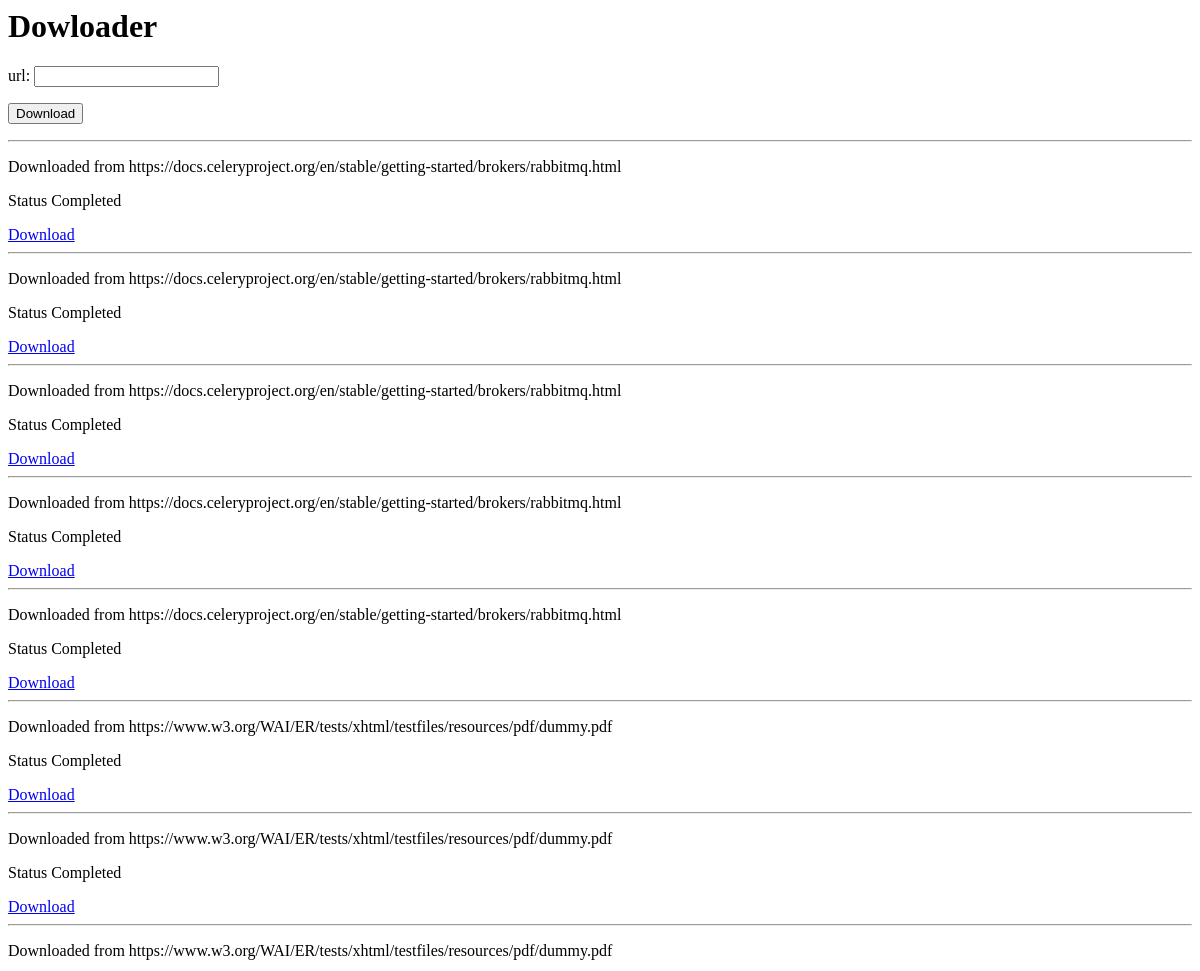
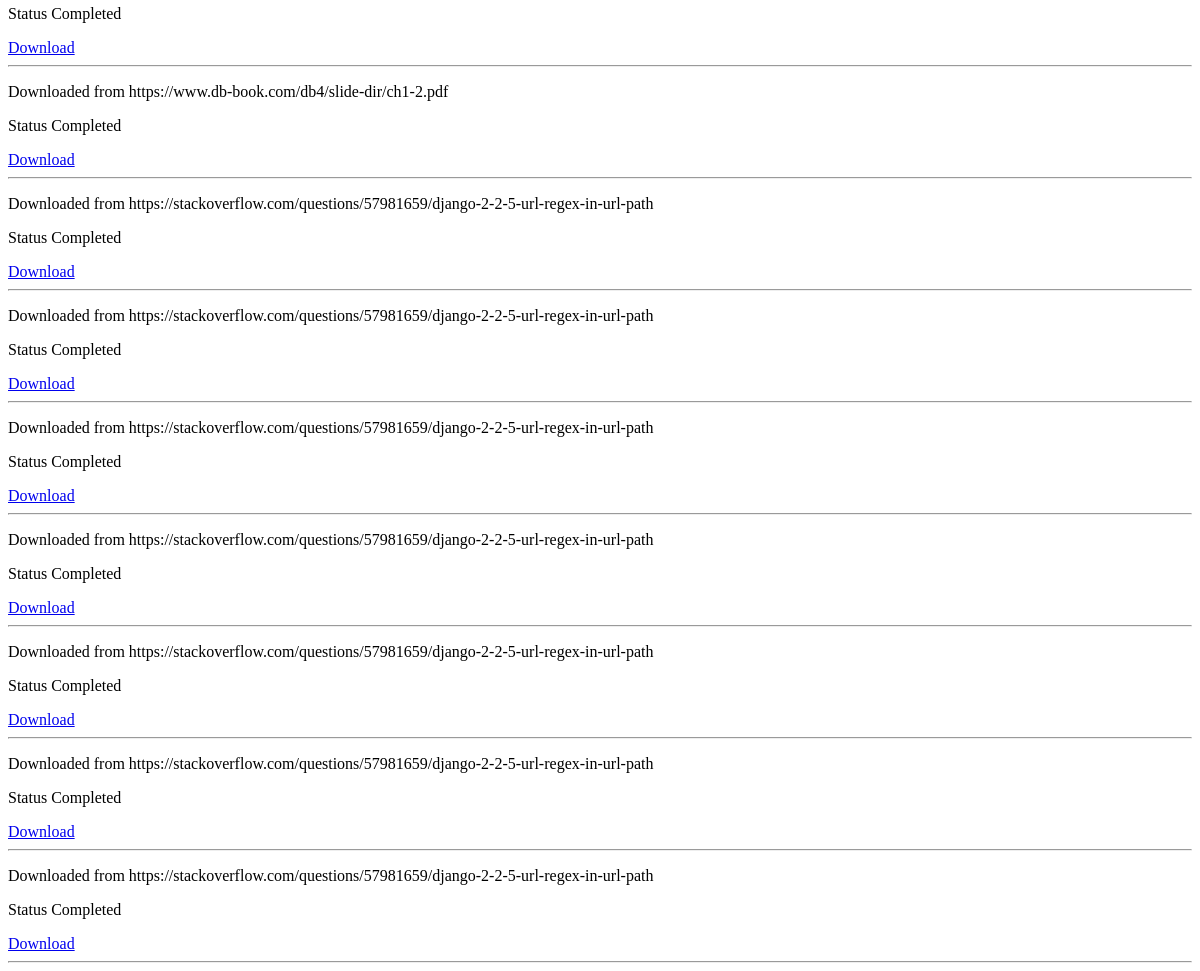
Before: / with the older database file (2 pictures, top to bottom).
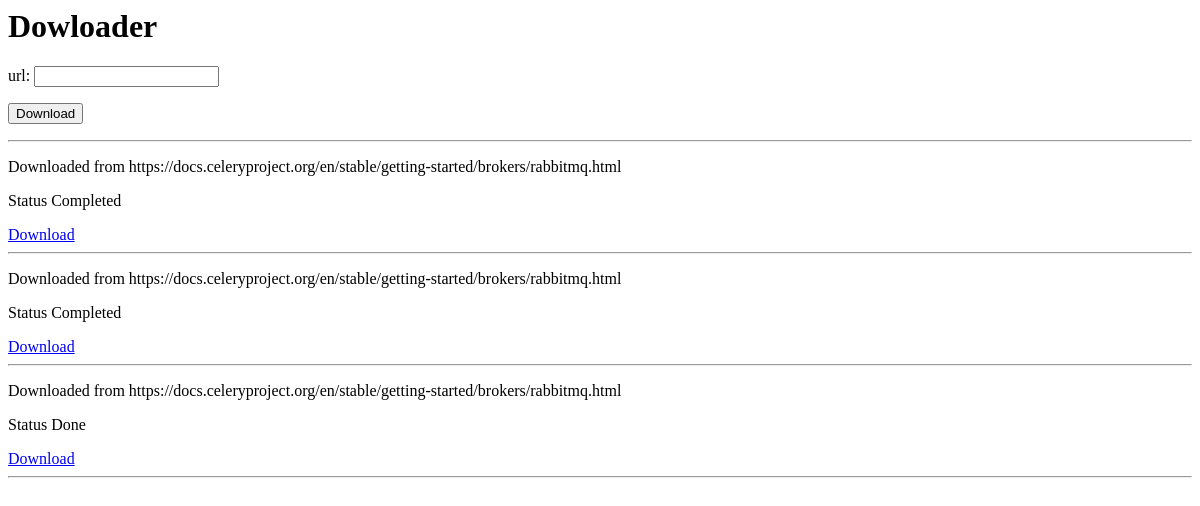
After: the same page with the newer database file.
### downloader/models.py (models this page shows)
class Attachment(models.Model):
    FAILED = 0
    PENDING = 1
    DONE = 2
    STATUS_CHOICES = (
        (FAILED, 'Failed'),
        (PENDING, 'Pending'),
        (DONE, 'Done'),
    )
    file = models.FileField(verbose_name="file")
    url = models.SlugField(max_length=1024)
    status = models.SmallIntegerField(choices=STATUS_CHOICES, default=PENDING)

### downloader/views.py (the view)
# urls.py: url('', views.home, name='home'),
@csrf_exempt
def home(request):
    if request.method == 'POST':
        form = DownloadForm(request.POST)
        if form.is_valid():
            form.save()
    form = DownloadForm()
    attachments = Attachment.objects.all()
    return render(request, 'downloader/home.html', {'form': form, 'attachments': attachments},)

### downloader/forms.py (shortened to what this page needs)
class DownloadForm(forms.ModelForm):
    url = forms.CharField(label=' url', max_length=100)
    class Meta:
        model = Attachment
        fields = "url",

### downloader/templates/downloader/home.html
<h1>Dowloader</h1>
<form action={% url "home" %} method="post">
    {{ form.as_p }}
    <button type="submit" value="continue">Download</button>
</form>
{% for attachment in attachments%}
<hr>
    <p>Downloaded from {{ attachment.url }}</p>
    <p>Status  {{ attachment.get_status_display }}</p>
    <a href="/export/{{attachment.id}}/">Download</a>
{% endfor %}
<hr>

Changed rows visible on the page:
removed Attachment: url "https://docs.celeryproject.org/en/stable/getting-started/brokers/rabbitmq.html", status "Completed"
removed Attachment: url "https://docs.celeryproject.org/en/stable/getting-started/brokers/rabbitmq.html", status "Completed"
removed Attachment: url "https://docs.celeryproject.org/en/stable/getting-started/brokers/rabbitmq.html", status "Completed"
removed Attachment: url "https://www.w3.org/WAI/ER/tests/xhtml/testfiles/resources/pdf/dummy.pdf", status "Completed"
removed Attachment: url "https://www.w3.org/WAI/ER/tests/xhtml/testfiles/resources/pdf/dummy.pdf", status "Completed"
removed Attachment: url "https://www.w3.org/WAI/ER/tests/xhtml/testfiles/resources/pdf/dummy.pdf", status "Completed"
removed Attachment: url "https://www.db-book.com/db4/slide-dir/ch1-2.pdf", status "Completed"
removed Attachment: url "https://stackoverflow.com/questions/57981659/django-2-2-5-url-regex-in-url-path", status "Completed"
removed Attachment: url "https://stackoverflow.com/questions/57981659/django-2-2-5-url-regex-in-url-path", status "Completed"
removed Attachment: url "https://stackoverflow.com/questions/57981659/django-2-2-5-url-regex-in-url-path", status "Completed"
removed Attachment: url "https://stackoverflow.com/questions/57981659/django-2-2-5-url-regex-in-url-path", status "Completed"
removed Attachment: url "https://stackoverflow.com/questions/57981659/django-2-2-5-url-regex-in-url-path", status "Completed"
removed Attachment: url "https://stackoverflow.com/questions/57981659/django-2-2-5-url-regex-in-url-path", status "Completed"
removed Attachment: url "https://stackoverflow.com/questions/57981659/django-2-2-5-url-regex-in-url-path", status "Completed"
added Attachment: url "https://docs.celeryproject.org/en/stable/getting-started/brokers/rabbitmq.html", status "Done"
